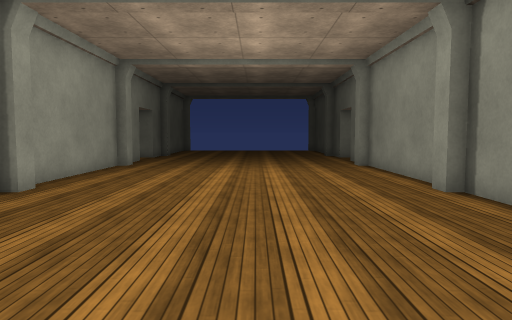
[1] (above)

16 first-person views from a walk through a Unity game level. The camera is 1.2 m above the floor, tilts 4° down and sees 70° across. The floor is counted in squares, 1 m on a side. Each view is taken from the middle of a square. On the plan, view 1 faces up. The plan holds only what a view shows up to about 15 squares ahead; the rest is blank. The place goes on beyond the plan. Some animated figures are not drawn. Surface patterns are stand-ins for the level's own textures.

[2]
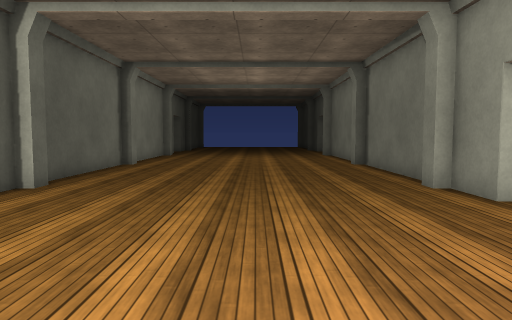

[3]
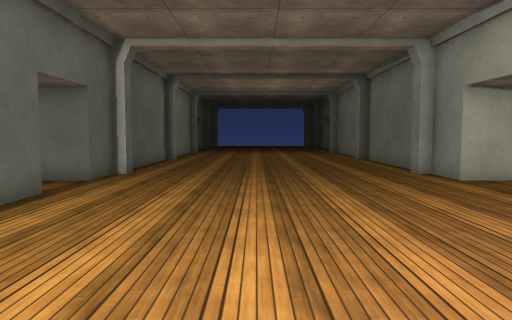

[4]
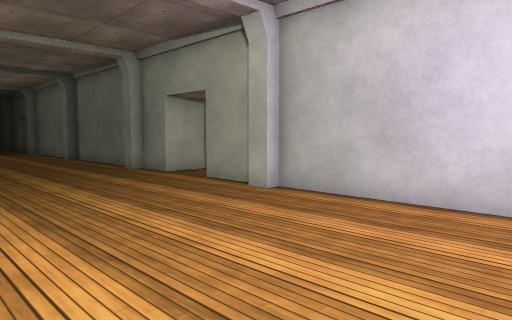

[5]
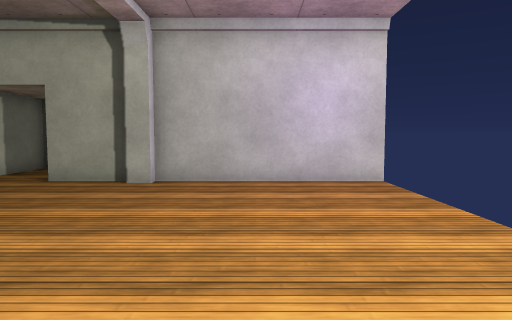

[6]
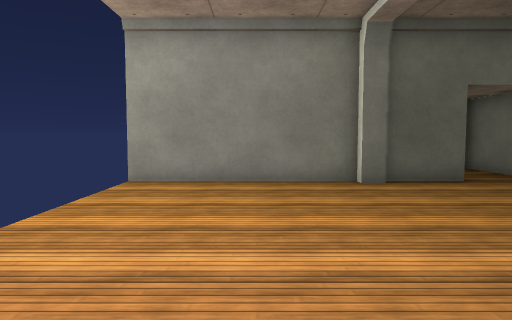

[7]
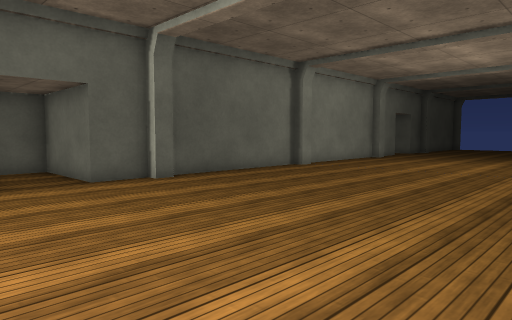

[8]
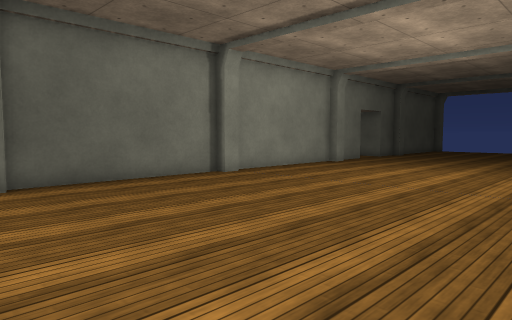

[9]
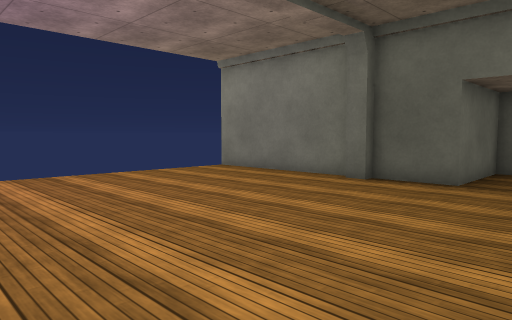

[10]
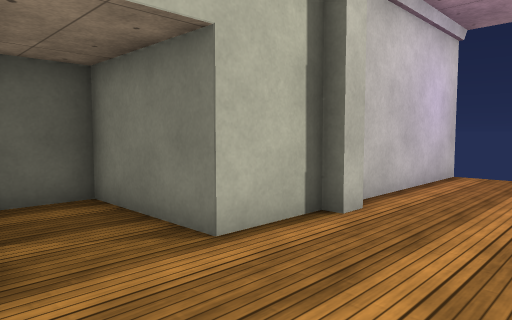

[11]
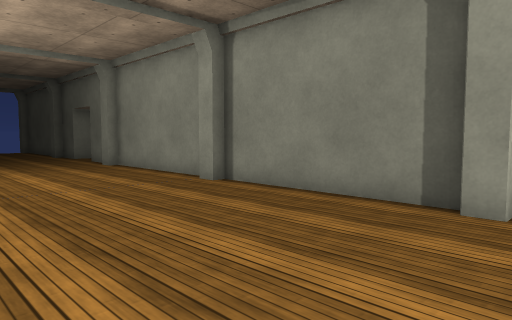

[12]
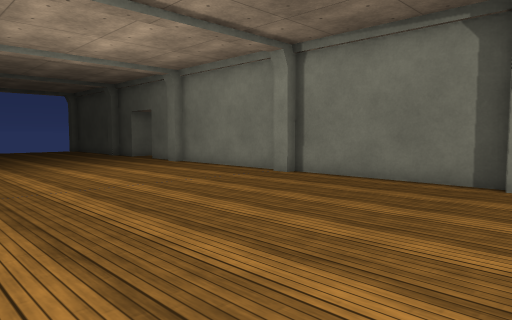

[13]
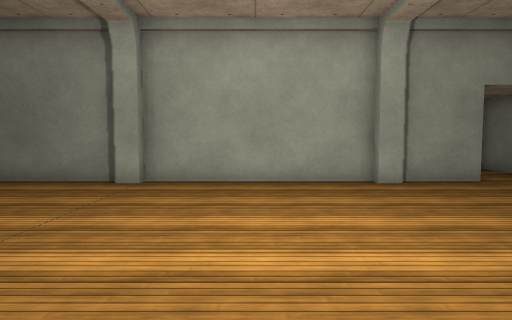

[14]
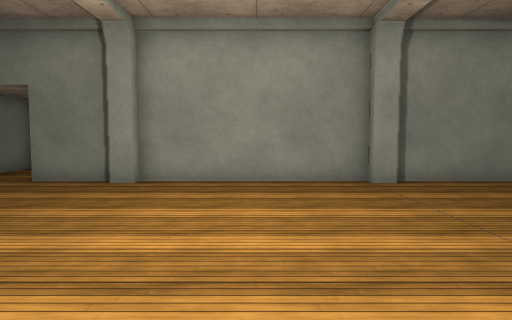

[15]
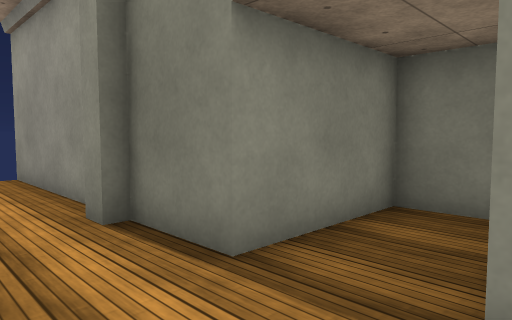

[16]
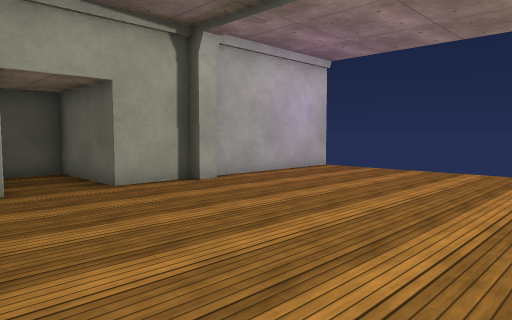

### Floor plan
Points are (right, up) in squares from view 1. A wall is a line through its corners. A room is listed if a view was taken in it or the views show most of it. See-through windows are left out.
Room 1 (views 1, 2, 3, 4, 5, 6, 7, 8, 9, 10, 11, 12, 13, 14, 15, 16)
walls: (-4.9, 1.8) (-4.9, 1.1) (-5.4, 1.1); (4.4, 1.1) (3.9, 1.1) (3.9, 1.7); (4.4, 14) (3.9, 14) (3.9, 14.6); (-4.9, 14.6) (-4.9, 14) (-5.4, 14); (-5.3, 15.5) (-5.3, 8.1) (-4.9, 8.1) (-4.9, 7.5) (-5.3, 7.5) (-5.3, -0.5) (-8.9, -0.5) (-8.9, -2.7) (-5.3, -2.7) (-5.3, -4.8) (-4.9, -4.8) (-4.9, -5.4) (-5.3, -5.4) (-5.3, -11.4); (4.3, -11.4) (4.3, -5.4) (3.9, -5.4) (3.9, -4.8) (4.3, -4.8) (4.3, -2.7) (7.9, -2.7) (7.9, -0.5) (4.3, -0.5) (4.3, 7.5) (3.9, 7.5) (3.9, 8.1) (4.3, 8.1) (4.3, 15.5)

Where each view was taken, in squares from view 1:
view 1: 0 up, 0 right, facing up
view 2: 7 down, 0 right, facing up
view 3: 10 down, 1 left, facing up
view 4: 11 down, 2 left, facing up-right
view 5: 8 down, 5 left, facing right
view 6: 8 down, 4 right, facing left
view 7: 4 down, 4 right, facing up-left
view 8: 0 up, 4 right, facing up-left
view 9: 0 up, 4 right, facing down-left
view 10: 0 up, 1 right, facing down-right
view 11: 0 up, 2 left, facing up-right
view 12: 0 up, 5 left, facing up-right
view 13: 11 up, 4 right, facing left
view 14: 11 up, 5 left, facing right
view 15: 0 up, 3 left, facing down-left
view 16: 1 up, 4 left, facing down-right
